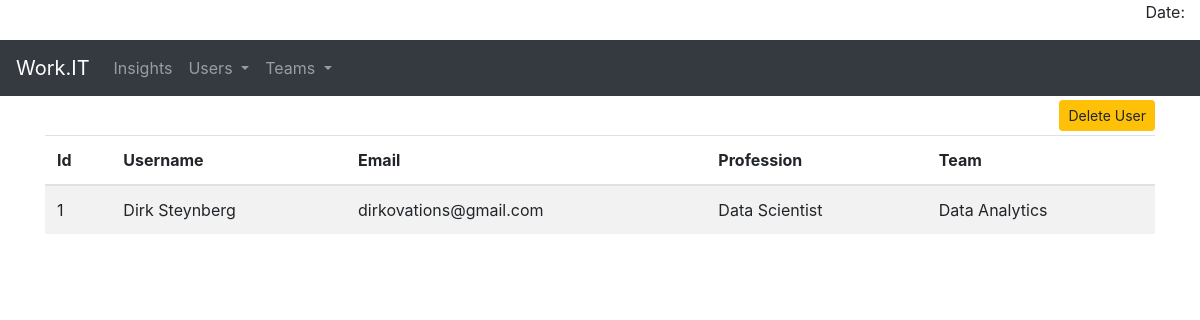
The app's page /user_list, older data.
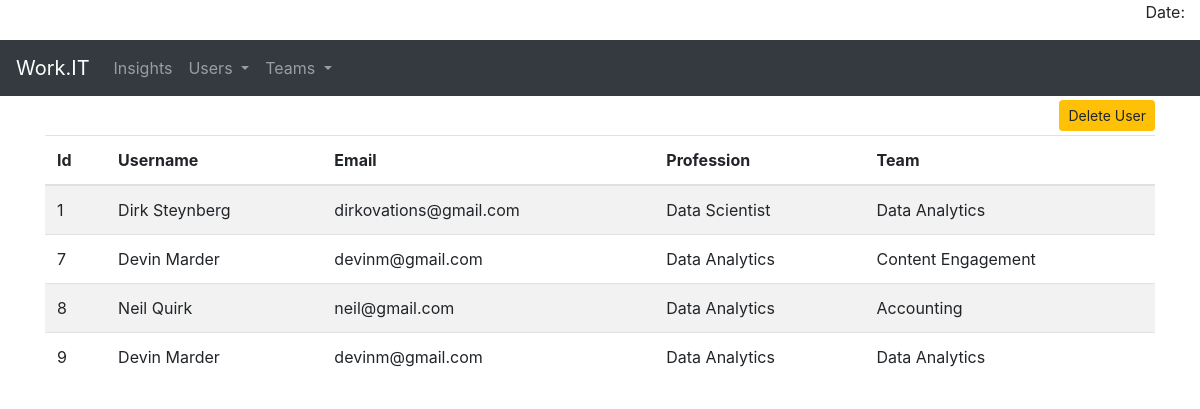
The same page, newer data.
### tables this page shows
CREATE TABLE user(id INTEGER PRIMARY KEY AUTOINCREMENT,name TEXT,email TEXT,title TEXT,card TEXT,team TEXT,profile BLOB);

### app.py (the view)
@app.route('/user_list')
def user_list():
    users = get_users()
    teams = get_teams()
    return render_template('user_list.html', users=users, teams=teams)

### scripts.py (called while the page is built)
def get_teams():
    con_teams = sqlite3.connect("database.db")
    con_teams.row_factory = sqlite3.Row
    cur = con_teams.cursor()
    cur.execute("SELECT * FROM team")
    teams = cur.fetchall()
    con_teams.close()
    return teams

def get_users():
    con_users = sqlite3.connect("database.db")
    con_users.row_factory = sqlite3.Row
    cur = con_users.cursor()
    cur.execute("SELECT * FROM user")
    users = cur.fetchall()
    con_users.close()
    return users

### templates/user_list.html (shortened to what this page needs)
{% extends "base.html" %}
{% block head %}
    {{ super() }}
{% endblock %}
{% block content %}
    <div class="text-right mt-1 mb-1">
        <button type="button" class="btn btn-warning btn-sm" data-toggle="modal" data-target="#delete-user">
            Delete User
        </button>
    </div>
    <table class="table table-striped" id="name-list">
        <thead>
        <tr>
            <th>Id</th>
            <th>Username</th>
            <th>Email</th>
            <th>Profession</th>
            <th>Team</th>
        </tr>
        </thead>
        <tbody>
        {% for user in users %}
            <tr>
                <td>{{ user['id'] }}</td>
                <td>{{ user['name'] }}</td>
                <td>{{ user['email'] }}</td>
                <td>{{ user['title'] }}</td>
                <td>{{ user['team'] }}</td>
            </tr>
        {% endfor %}
        </tbody>
    </table>
{% endblock %}

### templates/base.html (shortened to what this page needs)
<!doctype html>
<html>
<head>
    {% block head %}
        <link rel="stylesheet" href="https://maxcdn.bootstrapcdn.com/bootstrap/4.3.1/css/bootstrap.min.css">
    {% endblock %}
</head>
<body>
<div class="container-fluid">
    <p class="text-right">Date: {{ date }}</p>
</div>
<nav class="navbar navbar-expand-sm bg-dark navbar-dark sticky-top">
    <a class="navbar-brand" href="/">Work.IT</a>
    <ul class="navbar-nav">
        <li class="nav-item">
            <a class="nav-link" href="/">Insights</a>
        </li>
        <li class="nav-item dropdown">
            <a class="nav-link dropdown-toggle" href="#" id="users-group" data-toggle="dropdown">
                Users
            </a>
        </li>
        <li class="nav-item dropdown">
            <a class="nav-link dropdown-toggle" href="#" id="users-group" data-toggle="dropdown">
                Teams
            </a>
        </li>
    </ul>
</nav>
<div id="content" class="container">
    {% block content %}
    {% endblock %}
</div>
</body>
</html>

Row changes from the older to the newer data that the page shows:
added user: id "7", name "Devin Marder", email "devinm@gmail.com", title "Data Analytics", team "Content Engagement"
added user: id "8", name "Neil Quirk", email "neil@gmail.com", title "Data Analytics", team "Accounting"
added user: id "9", name "Devin Marder", email "devinm@gmail.com", title "Data Analytics", team "Data Analytics"
